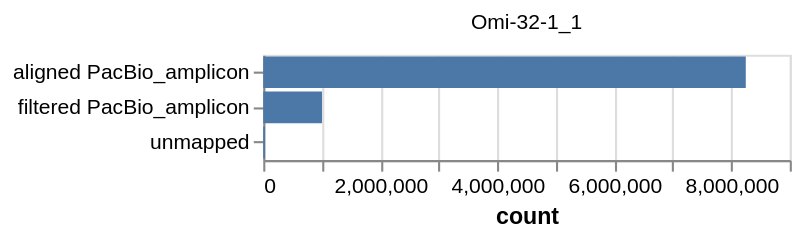

Notebook code for this chart:
### Markdown cell above
## Stats on CCS alignments
Read and plot the alignment stats from running `alignparse` on the PacBio CCSs:

### Code cell
readstats = pd.concat(
    [
        (
            pd.read_csv(os.path.join(row.subdir, "readstats.csv")).assign(
                pacbioRun=row.pacbioRun, library=row.library
            )
        )
        for row in pacbio_runs.itertuples()
    ],
    ignore_index=True,
)

readstats_chart = (
    alt.Chart(readstats)
    .encode(
        x="count:Q",
        y=alt.Y(
            "category:N",
            axis=alt.Axis(title=None),
        ),
        tooltip=readstats.columns.tolist(),
        facet=alt.Facet("pacbioRun:N", columns=2, title=None),
    )
    .mark_bar()
    .properties(width=250, height=50)
    .resolve_scale(x="independent", y="independent")
)

readstats_chart

### Figure 1 — Vega-Lite specification as saved in the notebook (floating-point values rounded to 4 significant figures)
{"config": {"view": {"continuousWidth": 300, "continuousHeight": 300}}, "data": {"name": "data-8dbfcf66a0584f087eb4c9959c46ee5d"}, "mark": {"type": "bar"}, "encoding": {"facet": {"columns": 2, "field": "pacbioRun", "title": null, "type": "nominal"}, "tooltip": [{"field": "category", "type": "nominal"}, {"field": "count", "type": "quantitative"}, {"field": "pacbioRun", "type": "nominal"}, {"field": "library", "type": "nominal"}], "x": {"field": "count", "type": "quantitative"}, "y": {"axis": {"title": null}, "field": "category", "type": "nominal"}}, "height": 50, "resolve": {"scale": {"x": "independent", "y": "independent"}}, "width": 250, "$schema": "https://vega.github.io/schema/vega-lite/v5.15.1.json", "datasets": {"data-8dbfcf66a0584f087eb4c9959c46ee5d": [{"category": "filtered PacBio_amplicon", "count": 1005003, "pacbioRun": "Omi-32-1_1", "library": "Omi-32-1"}, {"category": "aligned PacBio_amplicon", "count": 8248629, "pacbioRun": "Omi-32-1_1", "library": "Omi-32-1"}, {"category": "unmapped", "count": 29909, "pacbioRun": "Omi-32-1_1", "library": "Omi-32-1"}]}}
